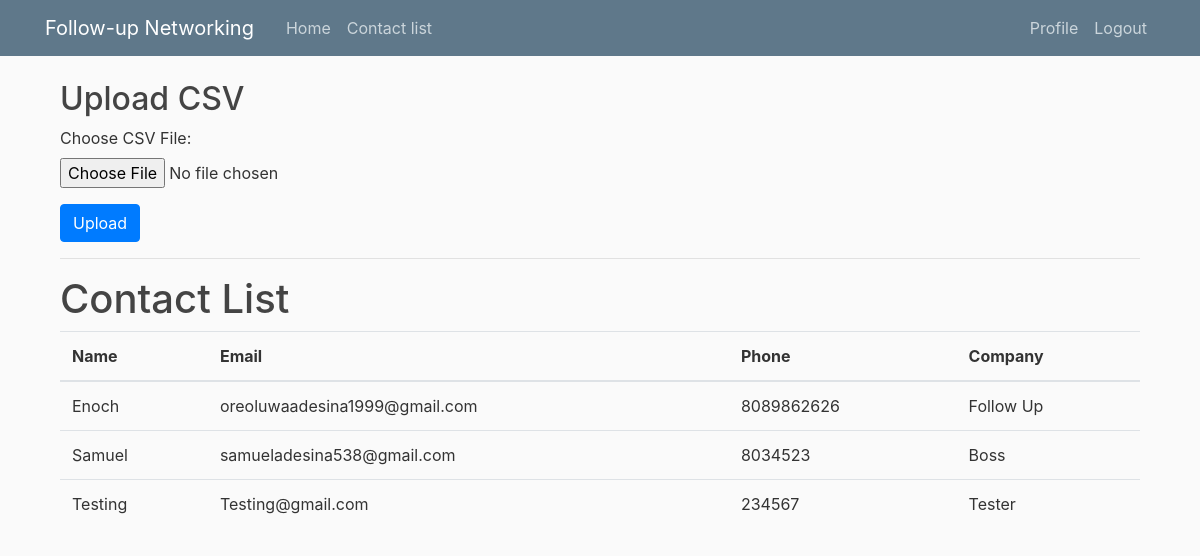
The page /contact-list/ (signed in) on the database as committed earlier.
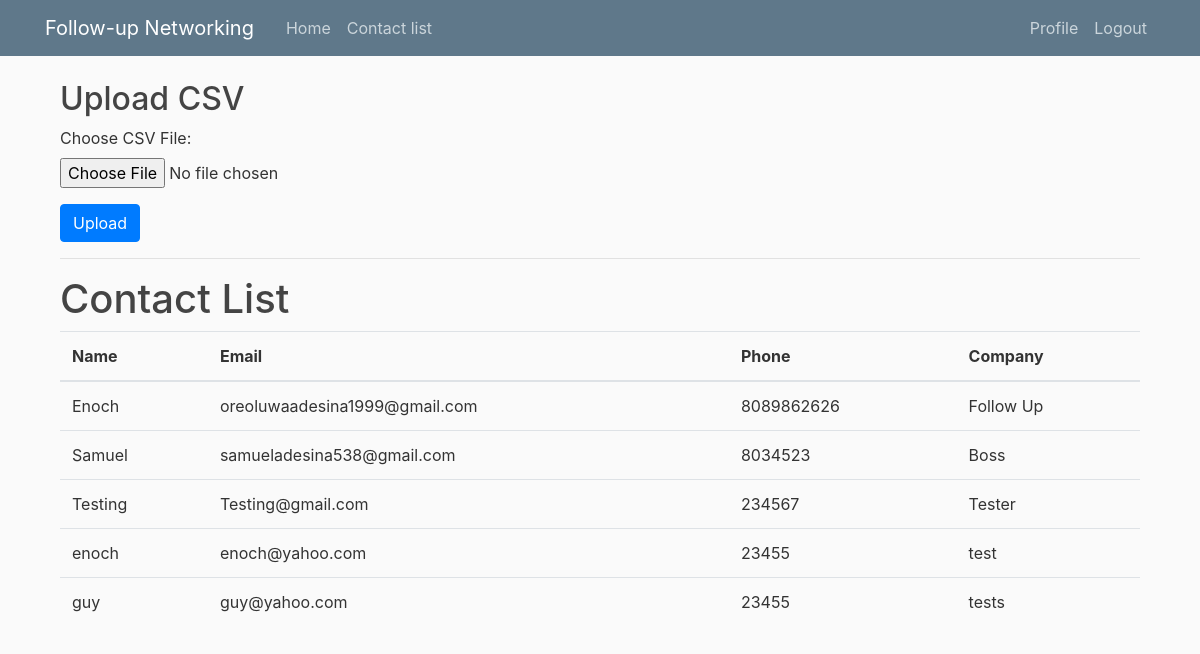
The same page on the database as committed later.
### contacts/models.py (models this page shows, shortened)
class Contact(models.Model):
    name = models.CharField(max_length=100)
    email = models.EmailField()
    phone = models.CharField(max_length=20)
    title = models.CharField(max_length=100, default='No Title')
    company = models.CharField(max_length=100, default='No Company')

### contacts/views.py (the view)
# urls.py: path('contact-list/', views.contact_list, name='contact-list'),
@login_required
def contact_list(request):
    contacts = Contact.objects.all()
    return render(request, 'contact_list.html', {'contacts': contacts})

### contacts/templates/contact_list.html (shortened to what this page needs)
{% extends 'base.html' %}
{% block content %}
    <div class="container mt-4">
        <h2>Upload CSV</h2>
        <form method="post" enctype="multipart/form-data" action="{% url 'upload_csv' %}">
            <div class="form-group">
                <label for="csvFile">Choose CSV File:</label>
                <input type="file" class="form-control-file" id="csvFile" name="csv_file">
            </div>
            <button type="submit" class="btn btn-primary">Upload</button>
        </form>
        <hr>
        <h1>Contact List</h1>
        <table class="table">
            <thead>
                <tr>
                    <th>Name</th>
                    <th>Email</th>
                    <th>Phone</th>
                    <th>Company</th>
                </tr>
            </thead>
            <tbody>
                {% for contact in contacts %}
                    <tr>
                        <td>{{ contact.name }}</td>
                        <td>{{ contact.email }}</td>
                        <td>{{ contact.phone }}</td>
                        <td>{{ contact.company }}</td>
                    </tr>
                {% endfor %}
            </tbody>
        </table>
    </div>
{% endblock %}

### contacts/templates/base.html (shortened to what this page needs)
{% load static %}
<!DOCTYPE html>
<html lang="en">
<head>
    <link rel="stylesheet" href="https://cdn.jsdelivr.net/npm/bootstrap@4.0.0/dist/css/bootstrap.min.css">
    <link rel="stylesheet" type="text/css" href="{% static 'main.css' %}">
</head>
<body>
    <header class="site-header">
        <nav class="navbar navbar-expand-md navbar-dark bg-steel fixed-top">
            <div class="container">
                <a class="navbar-brand mr-4" href="{% url 'home' %}">Follow-up Networking</a>
                <div class="collapse navbar-collapse" id="navbarToggle">
                    <div class="navbar-nav mr-auto">
                        <a class="nav-item nav-link" href="{% url 'home' %}">Home</a>
                        <a class="nav-item nav-link" href="{% url 'contact-list' %}">Contact list</a>
                    </div>
                    <div class="navbar-nav ml-auto">
                        {% if user.is_authenticated %}
                            <a class="nav-item nav-link" href="{% url 'profile' %}">Profile</a>
                            <a class="nav-item nav-link" href="{% url 'logout' %}">Logout</a>
                        {% else %}
                            <a class="nav-item nav-link" href="{% url 'login' %}">Login</a>
                            <a class="nav-item nav-link" href="{% url 'register' %}">Register</a>
                        {% endif %}
                    </div>
                </div>
            </div>
        </nav>
    </header>
    <main role="main" class="container">
        {% block content %}
        {% endblock %}
    </main>
</body>
</html>

### contacts/static/main.css (style rules this page uses)
body { background: #fafafa; color: #333333; margin-top: 5rem; }
h1, h2, h3, h4, h5, h6 { color: #444444; }
.bg-steel { background-color: #5f788a; }
.site-header .navbar-nav .nav-link { color: #cbd5db; }

Rows that differ between the two databases and show on the page:
added Contact: name "enoch", email "enoch@yahoo.com", phone "23455", company "test"
added Contact: name "guy", email "guy@yahoo.com", phone "23455", company "tests"
